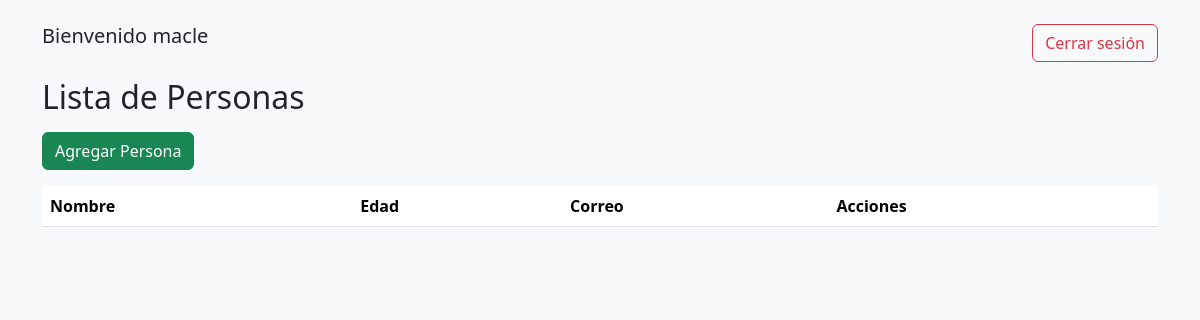
/personas/ (signed in), run on an earlier commit of the app's database.
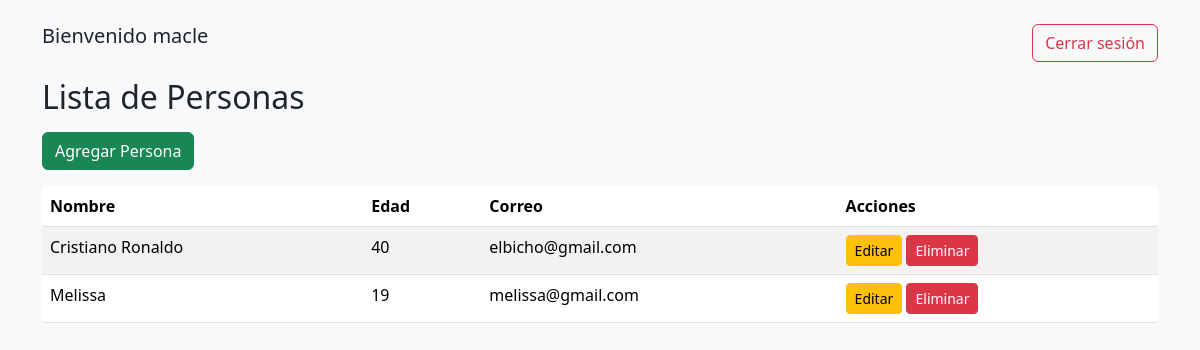
And on a later commit of the database.
### gestion/models.py (models this page shows)
class Persona(models.Model):
    nombre = models.CharField(max_length=100)
    edad = models.IntegerField()
    correo = models.EmailField()

### gestion/views.py (the view)
# urls.py: path('personas/', views.lista_personas, name='lista_personas'),
@login_required
def lista_personas(request):
    personas = Persona.objects.all()
    return render(request, 'gestion/lista_personas.html', {'personas': personas})

### gestion/templates/gestion/lista_personas.html (shortened to what this page needs)
{% extends 'gestion/base.html' %}
{% block contenido %}
<h2 class="mb-3">Lista de Personas</h2>
<a class="btn btn-success mb-3" href="{% url 'crear_persona' %}">Agregar Persona</a>
<table class="table table-striped">
    <thead>
        <tr>
            <th>Nombre</th>
            <th>Edad</th>
            <th>Correo</th>
            <th>Acciones</th>
        </tr>
    </thead>
    <tbody>
        {% for persona in personas %}
        <tr>
            <td>{{ persona.nombre }}</td>
            <td>{{ persona.edad }}</td>
            <td>{{ persona.correo }}</td>
            <td>
                <a class="btn btn-sm btn-warning" href="{% url 'editar_persona' persona.id %}">Editar</a>
                <a class="btn btn-sm btn-danger" href="{% url 'eliminar_persona' persona.id %}" onclick="return confirm('¿Seguro que deseas eliminar esta persona?')">Eliminar</a>
            </td>
        </tr>
        {% endfor %}
    </tbody>
</table>
{% endblock %}

### gestion/templates/gestion/base.html (shortened to what this page needs)
<!DOCTYPE html>
<html lang="es">
<head>
    <link href="https://cdn.jsdelivr.net/npm/bootstrap@5.3.3/dist/css/bootstrap.min.css" rel="stylesheet">
</head>
<body class="bg-light">
    <div class="container mt-4">
        {% if user.is_authenticated %}
            <div class="d-flex justify-content-between mb-3">
                <h5>Bienvenido {{ user.username }}</h5>
                <a class="btn btn-outline-danger" href="{% url 'cerrar_sesion' %}">Cerrar sesión</a>
            </div>
        {% endif %}
        {% block contenido %}{% endblock %}
    </div>
</body>
</html>

What changed in the data, as far as the page shows it:
added Persona: nombre "Cristiano Ronaldo", edad "40", correo "elbicho@gmail.com"
added Persona: nombre "Melissa", edad "19", correo "melissa@gmail.com"
